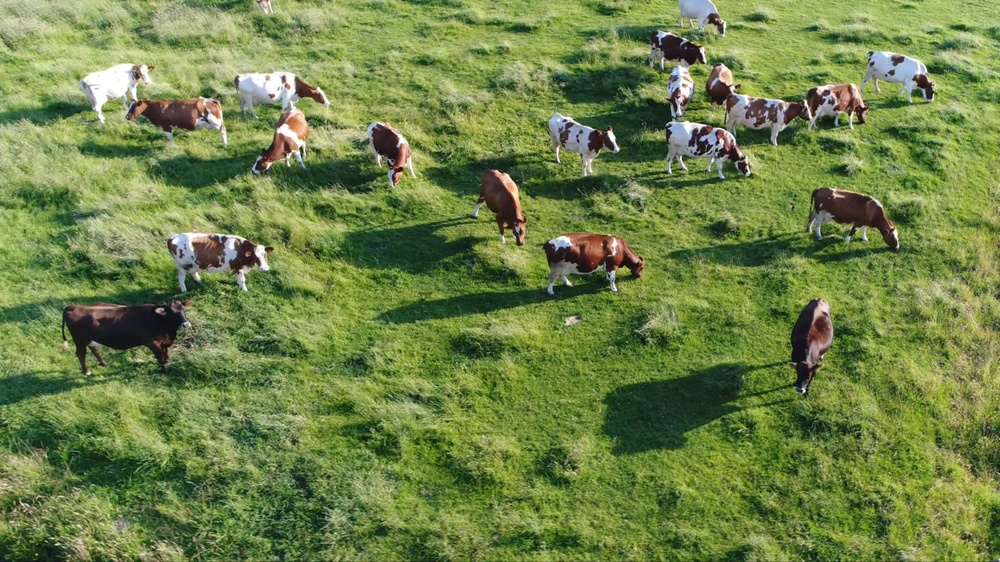
#> input picture Sec04_Object_Detection/01_Encontrando a wally/drone-cows.jpg, 1000 x 562 px, shrunk from 1536 x 864 before the run
$ jupyter execute encontrando_la_vaca_negra.ipynb
#> lines starting #> are read from the running program, lines starting #| are printed output that depends on the picture; after the words box and inside, x2 and y2 are one past the last pixel; in counts of white or black regions, pixels touching at a corner belong together
<h1>Encontrando la vaca negra</h1>

[cell 1]
import cv2
import numpy as np
from matplotlib import pyplot as plt

[cell 2]
image_template = cv2.imread('drone-cows.jpg')
#> image_template is the input picture: shape (562, 1000, 3); mean B, G, R 71.6, 130.9, 111.6
gray_template = cv2.cvtColor(image_template, cv2.COLOR_BGR2GRAY)
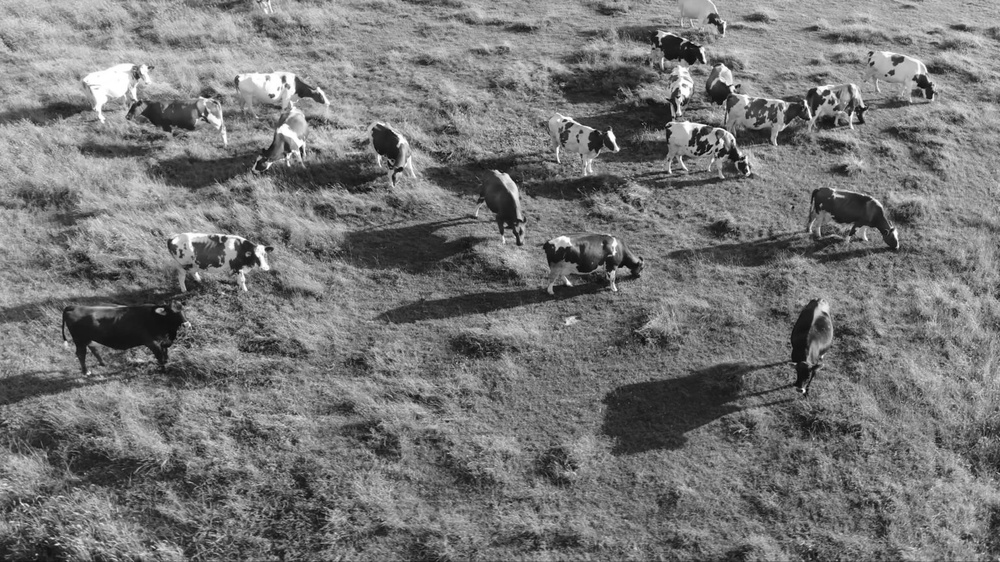
#> gray_template: shape (562, 1000); min 4, max 255, mean 118.4

row, col = 1, 2
fig, axs = plt.subplots(row, col, figsize=(15, 10))
fig.tight_layout()

axs[0].imshow(cv2.cvtColor(image_template, cv2.COLOR_BGR2RGB))
axs[0].set_title('¿Dónde esta la vaca negra?')
cv2.imwrite('black-cow.jpg', image_template)

axs[1].imshow(cv2.cvtColor(gray_template, cv2.COLOR_BGR2RGB))
axs[1].set_title('Imagen gris')
cv2.imwrite('gray_black-cow.jpg', gray_template)

plt.show()
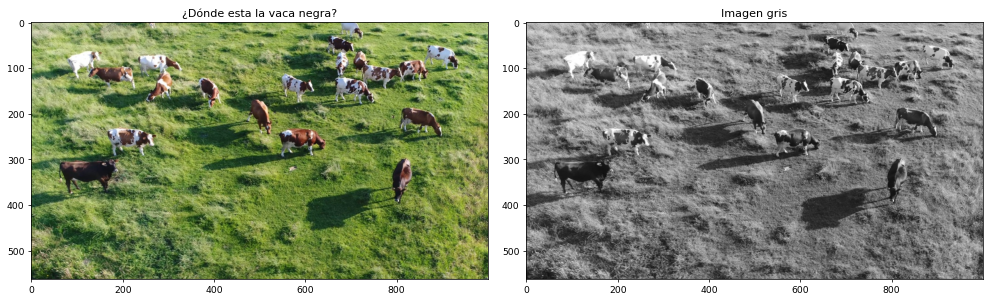
#> figure drawn by matplotlib, 2 panels

[cell 3]
# Cargar template
gray_cow = cv2.imread('template.jpg',0)
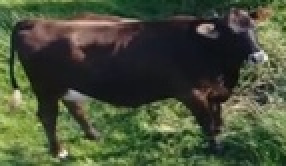
#> input picture Sec04_Object_Detection/01_Encontrando a wally/Template.jpg, 143 x 83 px, shrunk from 219 x 128 before the run, found by its file name (shown 2 times larger)
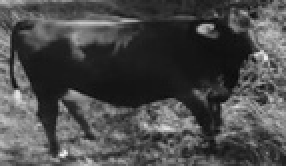
#> gray_cow: shape (83, 143) (shown 2 times larger); min 11, max 242, mean 74.1
color_cow = cv2.imread('template.jpg')
#> color_cow is the input picture: shape (83, 143, 3); mean B, G, R 56.1, 79.3, 71

row, col = 1, 2
fig, axs = plt.subplots(row, col, figsize=(5, 3))
fig.tight_layout()

axs[0].imshow(cv2.cvtColor(gray_cow, cv2.COLOR_BGR2RGB))
axs[0].set_title('Black cow template')
cv2.imwrite('cow_template.jpg', gray_cow)

axs[1].imshow(cv2.cvtColor(color_cow, cv2.COLOR_BGR2RGB))
axs[1].set_title('Black cow color template')
cv2.imwrite('cow_color_template.jpg', color_cow)

plt.show()
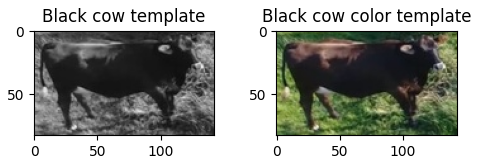
#> figure drawn by matplotlib, 2 panels

[cell 4]
result = cv2.matchTemplate(image_template, color_cow, cv2.TM_CCOEFF)
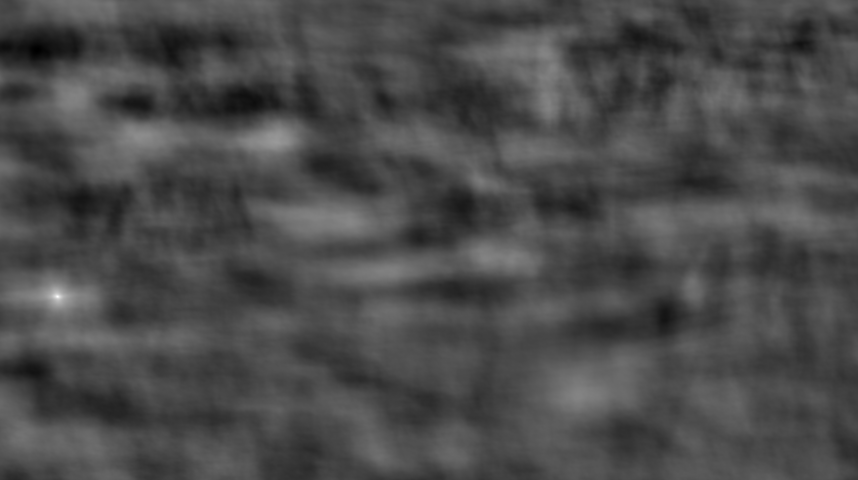
#> result: shape (480, 858) float32; min -29181228, max 68599288, mean -426389.2; drawn with min black and max white
min_val, max_val, min_loc, max_loc = cv2.minMaxLoc(result)
#> min_val = -29181228; max_val = 68599288; min_loc = (37, 50); max_loc = (57, 296)
print (len(result))
#| 480

#Crear caja con limites
top_left = max_loc
#> top_left = (57, 296)
bottom_right = (top_left[0] + 220, top_left[1] + 130)
#> bottom_right = (277, 426)
cv2.rectangle(image_template, top_left, bottom_right, (0,255,0), 5)
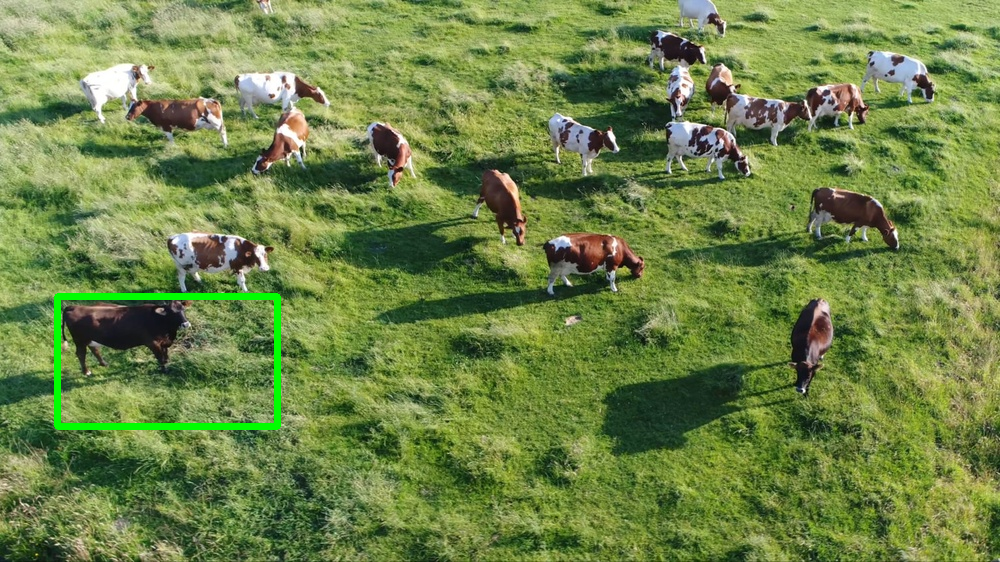
#> image_template: shape (562, 1000, 3); 0.87% of pixels changed, all inside (x1, y1, x2, y2) = (54, 293, 281, 430)

plt.imshow(cv2.cvtColor(image_template, cv2.COLOR_BGR2RGB))
plt.title('¿Dónde esta la vaca negra?'); plt.show()
cv2.imwrite('output_template.jpg', image_template)
#> Out = True
